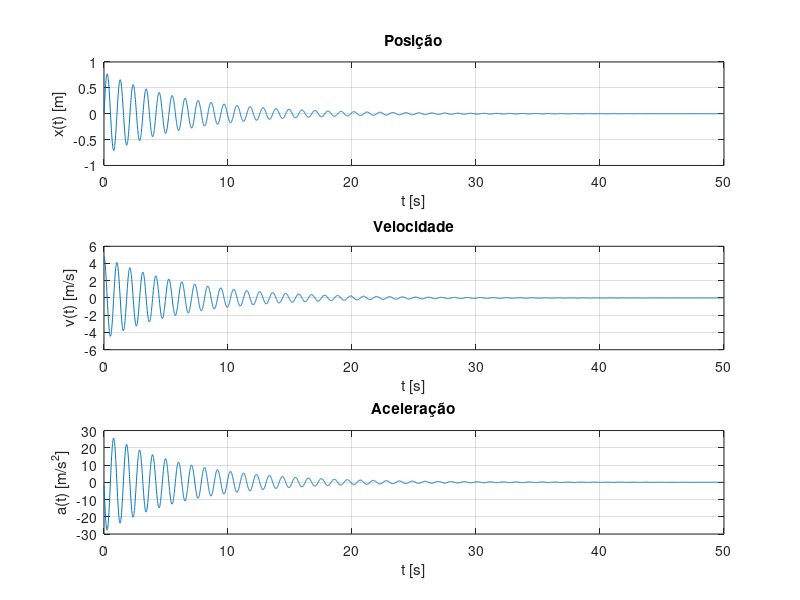

The MATLAB script that drew this image:
function RA232488_L01_04

    t = 0:0.01:50;
    
    x = 0.8 * exp(-0.15 * t) .* sin(6 * t);
    
    derivada_x = 0.8 * ((-0.15 * exp(-0.15 * t).* sin(6 * t)) + 6 * exp(-0.15 * t).* cos(6 * t));
    
    derivada_segunda_x = 0.8 * ((-35.9775 * exp(-0.15 * t).* sin(6 * t)) - 1.8 * exp(-0.15 * t).* cos(6 * t));
    
    figure;
    
    subplot(3,1,1)
    plot(t, x)
    xlabel('t [s]')
    ylabel('x(t) [m]')
    title('Posição')
    grid on
    
    subplot(3,1,2)
    plot(t, derivada_x)
    xlabel('t [s]')
    ylabel('v(t) [m/s]')
    title('Velocidade')
    grid on
    
    subplot(3,1,3)
    plot(t, derivada_segunda_x)
    xlabel('t [s]')
    ylabel('a(t) [m/s^2]')
    title('Aceleração')
    grid on

end